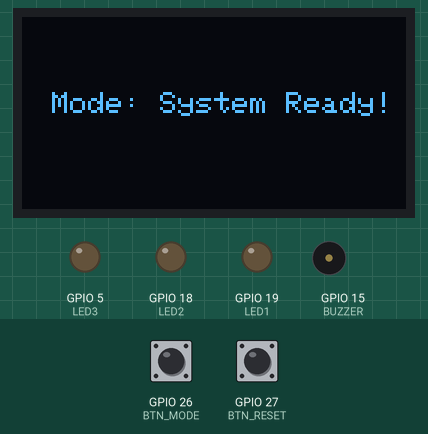
Simulated run of this program. Board: ESP32. On the bench: 128×64 one-colour display, output pins drawn as LEDs (lit = HIGH), buzzer (waves = sounding). Inputs (shaded band) come from the test bench; at power-on: GPIO 27 (BTN_RESET) HIGH, GPIO 26 (BTN_MODE) HIGH.

Above: at 1.4 s.
At 3.1 s:
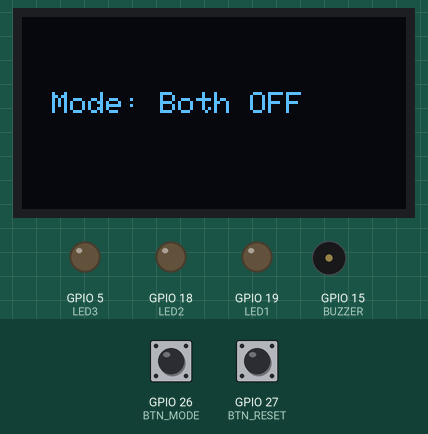
3.2 s: GPIO 27 (BTN_RESET) pulled LOW for 0.15 s
At 4.6 s:
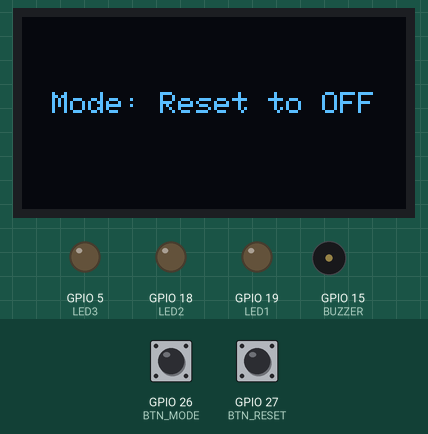
5.1 s: GPIO 26 (BTN_MODE) pulled LOW for 1 s
At 6.16 s:
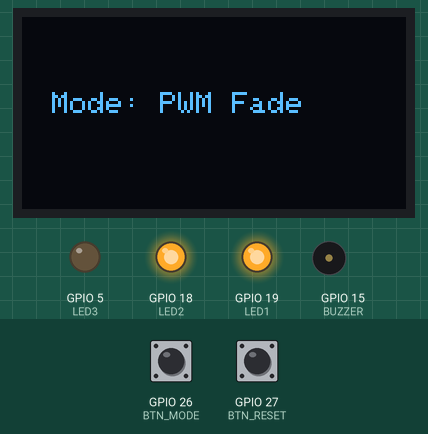
6.7 s: GPIO 26 (BTN_MODE) pulled LOW for 3.2 s
At 8.99 s:
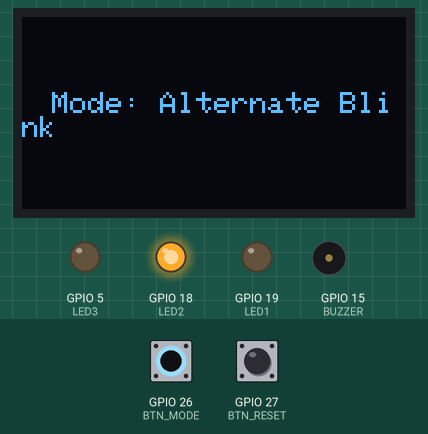
Timing chart, 0 to 16.5 s (numbered marks = the images above; inputs shaded):
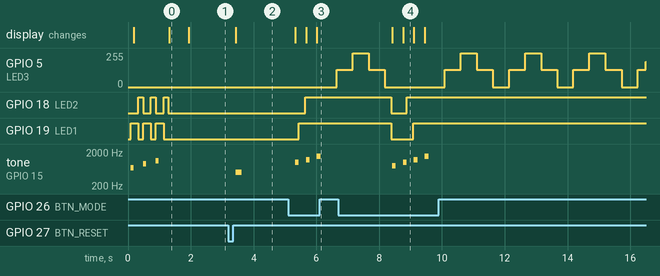

Measured:
- after the input at 3.2 s, tone on GPIO 15 (BUZZER): silent → 500 Hz after 0.23 s, → silent 0.20 s later; the display: changes after 0.23 s (image 2)
- after the input at 5.1 s, GPIO 5 (LED3): 0/255 → 128/255 after 1.6 s; GPIO 18 (LED2): LOW → HIGH after 0.55 s; GPIO 19 (LED1): LOW → HIGH after 0.35 s; tone on GPIO 15 (BUZZER): plays 1000 Hz for 0.12 s, 1200 Hz for 0.12 s, 1500 Hz for 0.12 s, starting after 0.23 s; the display: first changes after 0.23 s (image 3 shows a later state)
- after the input at 6.7 s, GPIO 18 (LED2): HIGH → LOW after 1.7 s, → HIGH 0.49 s later; GPIO 19 (LED1): HIGH → LOW after 1.7 s, → HIGH 0.69 s later; tone on GPIO 15 (BUZZER): plays 800 Hz for 0.12 s, 1000 Hz for 0.12 s, 1200 Hz for 0.12 s, 1500 Hz for 0.12 s, starting after 1.7 s; the display: first changes after 1.7 s (image 4 shows a later state)
- what the display in image 0 shows lasts 0.6 s, from 1.3 s to 1.9 s

The program:

main.cpp
```cpp
/*
  Project: LED Mode Controller with OLED and Buzzer (PWM Version)
  Name: Saad Faisal
  Reg No: 23-NTU-CS-1281
  Date: 26-Oct-2025
*/

#include <Arduino.h>
#include <Wire.h>
#include <Adafruit_GFX.h>
#include <Adafruit_SSD1306.h>

// --- Pin definitions ---
#define LED1 19
#define LED2 18
#define LED3 5
#define BTN_MODE 26
#define BTN_RESET 27
#define BUZZER 15

// --- PWM channels ---
#define PWM_LED1   0
#define PWM_LED2   1
#define PWM_LED3   2
#define PWM_BUZZER 3
#define RESOLUTION 8   // 8-bit resolution (0–255)

// --- OLED setup ---
Adafruit_SSD1306 display(128, 64, &Wire, -1);

// --- Global variables ---
int mode = 1;
unsigned long prevMillis = 0;
bool ledState = false;

// --- Display function ---
void showMsg(const String &msg) {
  display.clearDisplay();
  display.setTextSize(1);
  display.setTextColor(WHITE);
  display.setCursor(10, 25);
  display.print("Mode: ");
  display.println(msg);
  display.display();
}

// --- Buzzer beep ---
void beepBuzzer(int freq, int dur) {
  ledcWriteTone(PWM_BUZZER, freq);
  delay(dur);
  ledcWrite(PWM_BUZZER, 0); // turn off sound
}

// --- Startup animation ---
void startupAnimation() {
  display.clearDisplay();
  display.setTextSize(1);
  display.setTextColor(WHITE);
  display.setCursor(15, 25);
  display.print("Initializing...");
  display.display();

  for (int i = 0; i < 3; i++) {
    ledcWrite(PWM_LED1, 255);
    ledcWrite(PWM_LED2, 0);
    beepBuzzer(700 + (i * 200), 100);
    delay(150);
    ledcWrite(PWM_LED1, 0);
    ledcWrite(PWM_LED2, 255);
    delay(150);
  }

  ledcWrite(PWM_LED1, 0);
  ledcWrite(PWM_LED2, 0);
  showMsg("System Ready!");
  delay(600);
}

void setup() {
  pinMode(BTN_MODE, INPUT_PULLUP);
  pinMode(BTN_RESET, INPUT_PULLUP);

  // --- OLED init ---
  display.begin(SSD1306_SWITCHCAPVCC, 0x3C);
  display.clearDisplay();
  display.display();

  // --- PWM setup ---
  ledcSetup(PWM_LED1, 5000, RESOLUTION);
  ledcAttachPin(LED1, PWM_LED1);

  ledcSetup(PWM_LED2, 5000, RESOLUTION);
  ledcAttachPin(LED2, PWM_LED2);

  ledcSetup(PWM_LED3, 5000, RESOLUTION);
  ledcAttachPin(LED3, PWM_LED3);

  ledcSetup(PWM_BUZZER, 2000, RESOLUTION);
  ledcAttachPin(BUZZER, PWM_BUZZER);

  startupAnimation();
  showMsg("Both OFF");
}

void loop() {
  // --- Mode button ---
  if (digitalRead(BTN_MODE) == LOW) {
    delay(200);
    mode++;
    if (mode > 4) mode = 1;

    switch (mode) {
      case 1:
        ledcWrite(PWM_LED1, 0);
        ledcWrite(PWM_LED2, 0);
        ledcWrite(PWM_LED3, 0);
        showMsg("Both OFF");
        beepBuzzer(800, 120);
        break;

      case 2:
        showMsg("Alternate Blink");
        beepBuzzer(1000, 120);
        break;

      case 3:
        ledcWrite(PWM_LED1, 255);
        ledcWrite(PWM_LED2, 255);
        ledcWrite(PWM_LED3, 0);
        showMsg("Both ON");
        beepBuzzer(1200, 120);
        break;

      case 4:
        showMsg("PWM Fade");
        beepBuzzer(1500, 120);
        break;
    }
  }

  // --- Reset button ---
  if (digitalRead(BTN_RESET) == LOW) {
    delay(200);
    mode = 1;
    ledcWrite(PWM_LED1, 0);
    ledcWrite(PWM_LED2, 0);
    ledcWrite(PWM_LED3, 0);
    showMsg("Reset to OFF");
    beepBuzzer(500, 200);
  }

  // --- Mode 2: Alternate Blink ---
  if (mode == 2) {
    if (millis() - prevMillis >= 500) {
      prevMillis = millis();
      ledState = !ledState;
      ledcWrite(PWM_LED1, ledState ? 255 : 0);
      ledcWrite(PWM_LED2, ledState ? 0 : 255);
    }
  }

  // --- Mode 4: PWM Fade ---
  if (mode == 4) {
    for (int i = 0; i <= 255; i++) {
      ledcWrite(PWM_LED3, i);
      delay(4);
    }
    for (int i = 255; i >= 0; i--) {
      ledcWrite(PWM_LED3, i);
      delay(4);
    }
  }
}
```
